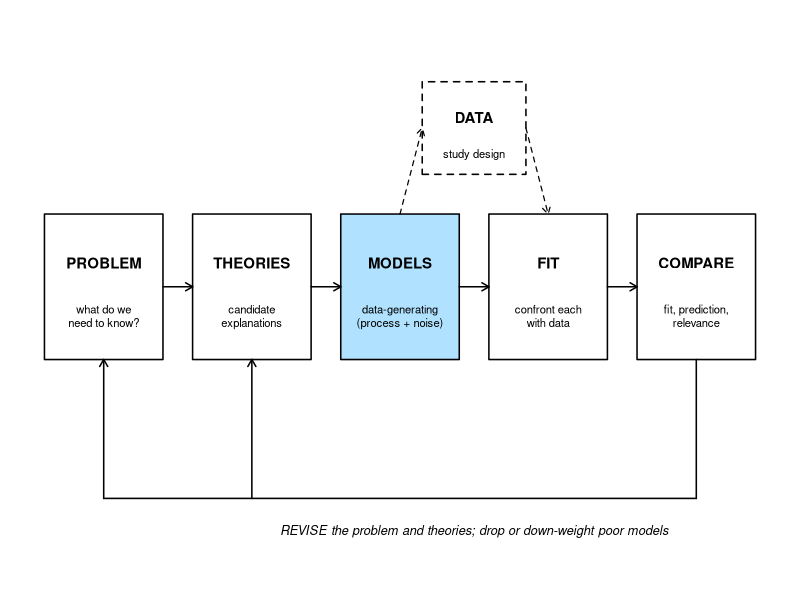
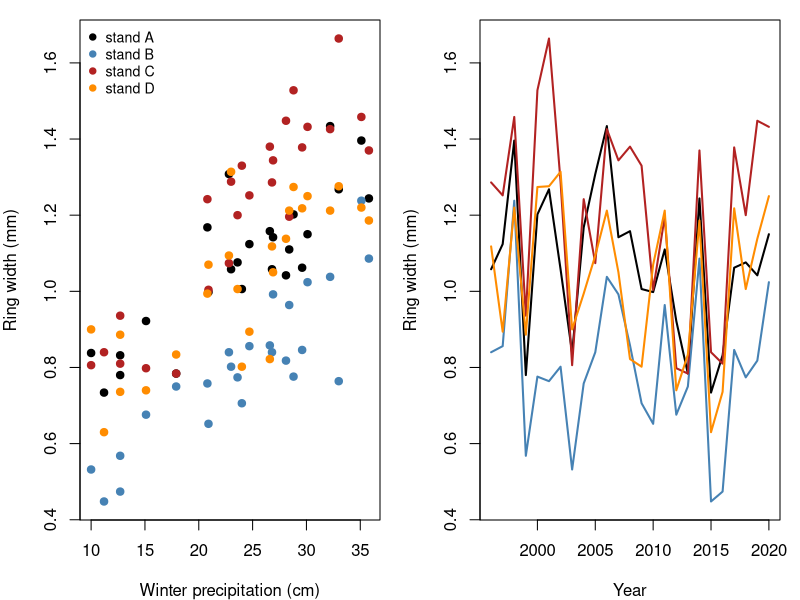
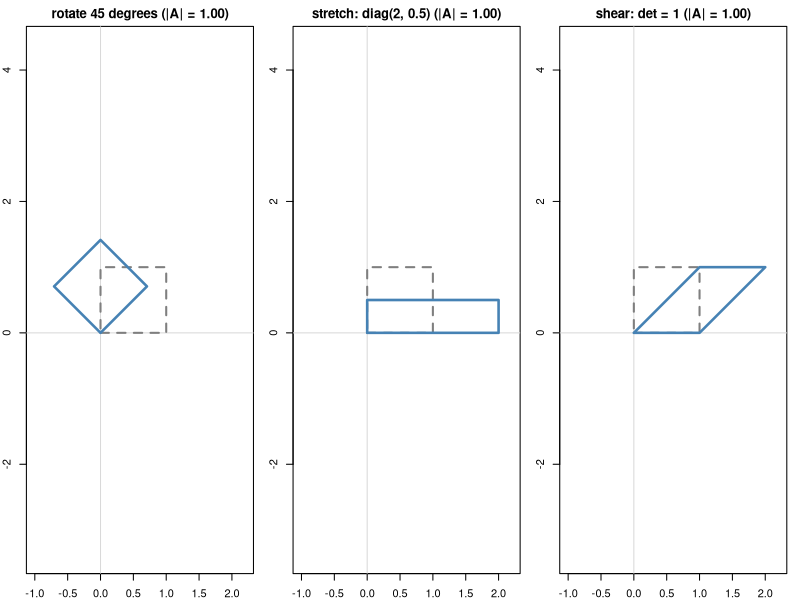
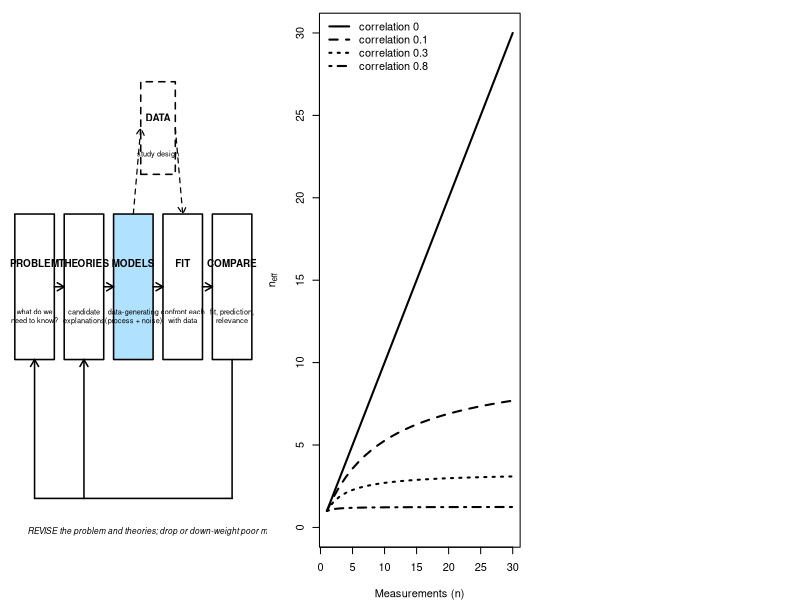
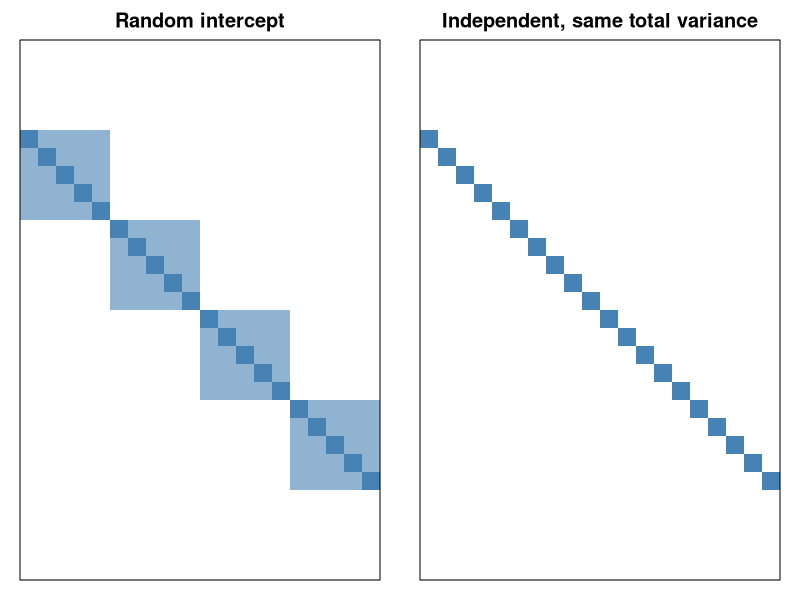
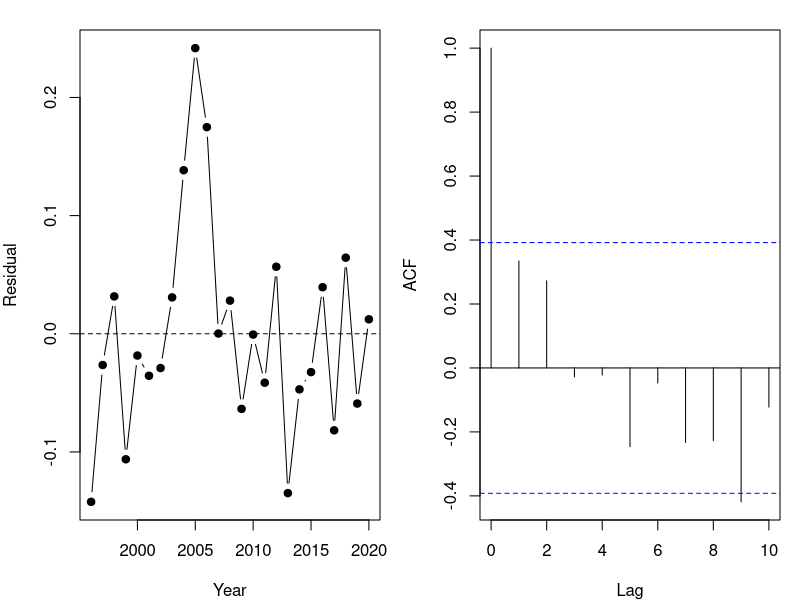

Here is the R script that generated these plots, in order: (Note: this script raises an error after producing the figures.)
## ---- chunk 1
knitr::opts_chunk$set(echo = TRUE, warning = FALSE, message = FALSE,
                      fig.width = 7, fig.height = 4.5, fig.align = "center")

widget <- function(file) htmltools::includeHTML(file.path("widgets", file))
f1 <- function(v) formatC(v, format = "f", digits = 1)
f2 <- function(v) formatC(round(v, 2) + 0, format = "f", digits = 2)
f3 <- function(v) formatC(round(v, 3) + 0, format = "f", digits = 3)
## ---- chunk 2
# scientific workflow schematic; 'highlight' shades one box
draw_workflow <- function(highlight = NULL, cex = 0.9) {
  boxes <- c("PROBLEM", "THEORIES", "MODELS", "FIT", "COMPARE")
  subs <- c("what do we\nneed to know?", "candidate\nexplanations",
            "data-generating\n(process + noise)", "confront each\nwith data",
            "fit, prediction,\nrelevance")
  x <- seq(1, 9, by = 2)
  y <- 2
  w <- 0.8
  h <- 0.55
  shade <- function(lab) if (!is.null(highlight) && lab == highlight) "lightskyblue1" else "white"
  par(mar = c(0, 0, 0, 0))
  plot(NA, xlim = c(0, 10), ylim = c(-0.2, 4), axes = FALSE, xlab = "", ylab = "")
  for (i in seq_along(boxes)) {
    rect(x[i] - w, y - h, x[i] + w, y + h, col = shade(boxes[i]), lwd = 1.5)
    text(x[i], y + 0.18, boxes[i], font = 2, cex = cex)
    text(x[i], y - 0.22, subs[i], cex = cex * 0.75)
  }
  arrows(x[-5] + w, y, x[-1] - w, y, length = 0.08, lwd = 1.5)
  rect(6 - 0.7, 3.2 - 0.35, 6 + 0.7, 3.2 + 0.35, lty = 2, lwd = 1.5)
  text(6, 3.28, "DATA", font = 2, cex = cex)
  text(6, 3.0, "study design", cex = cex * 0.75)
  arrows(x[3], y + h, 6 - 0.7, 3.2, length = 0.08, lty = 2, lwd = 1.2)
  arrows(6 + 0.7, 3.2, x[4], y + h, length = 0.08, lty = 2, lwd = 1.2)
  segments(x[5], y - h, x[5], 0.4, lwd = 1.5)
  segments(x[5], 0.4, x[1], 0.4, lwd = 1.5)
  arrows(x[c(1, 2)], 0.4, x[c(1, 2)], y - h, length = 0.08, lwd = 1.5)
  text(6, 0.15, "REVISE the problem and theories; drop or down-weight poor models",
       cex = cex * 0.85, font = 3)
}

# heatmap of a covariance or correlation matrix (row 1 at the top)
show_matrix <- function(M, main = "", zlim = c(-1, 1) * max(abs(M))) {
  n <- nrow(M)
  pal <- colorRampPalette(c("firebrick", "white", "steelblue"))(101)
  par(mar = c(1, 1, 2, 1))
  image(seq_len(n), seq_len(n), t(M[n:1, ]), col = pal, zlim = zlim, axes = FALSE,
        xlab = "", ylab = "", main = main, asp = 1)
  box()
}
## ---- chunk 3
draw_workflow("MODELS")
## ---- chunk 4
# pinyon ring widths (mm): 4 stands x 5 trees x 25 years; simulated
set.seed(21)
years <- 1996:2020
n_yr <- length(years)
precip <- round(rgamma(n_yr, shape = 9, scale = 22 / 9), 1)   # winter precipitation (cm)
stand_eff <- rnorm(4, 0, 0.12)
ar_dev <- matrix(0, 4, n_yr)            # shared year-to-year deviations within each stand
for (j in 1:4) {
  ar_dev[j, 1] <- rnorm(1, 0, 0.08 / sqrt(1 - 0.6^2))
  for (t in 2:n_yr) ar_dev[j, t] <- 0.6 * ar_dev[j, t - 1] + rnorm(1, 0, 0.08)
}
rings <- expand.grid(year = years, tree = 1:5, stand = LETTERS[1:4])
rings$tree_id <- paste0(rings$stand, rings$tree)
tree_eff <- setNames(rnorm(20, 0, 0.1), unique(rings$tree_id))
j <- match(rings$stand, LETTERS)
t <- match(rings$year, years)
rings$precip <- precip[t]
rings$width <- round(0.35 + stand_eff[j] + tree_eff[rings$tree_id] + 0.025 * rings$precip +
                       ar_dev[cbind(j, t)] + rnorm(nrow(rings), 0, 0.1), 2)

# stand chronologies: mean of the 5 trees in each stand and year
chron <- aggregate(width ~ stand + year + precip, data = rings, FUN = mean)
chron <- chron[order(chron$stand, chron$year), ]
head(chron)
## ---- chunk 5
par(mfrow = c(1, 2), mar = c(4, 4, 1, 1))
cols <- c("black", "steelblue", "firebrick", "darkorange")
plot(width ~ precip, data = chron, col = cols[as.integer(chron$stand)], pch = 19,
     xlab = "Winter precipitation (cm)", ylab = "Ring width (mm)")
legend("topleft", paste("stand", LETTERS[1:4]), col = cols, pch = 19, bty = "n", cex = 0.85)
plot(NA, xlim = range(years), ylim = range(chron$width), xlab = "Year",
     ylab = "Ring width (mm)")
for (s in 1:4) {
  sub <- chron[chron$stand == LETTERS[s], ]
  lines(sub$year, sub$width, col = cols[s], lwd = 2)
}
## ---- chunk 6
# ANCOVA: one intercept per stand (a[1:4]), shared slope b; sigma on the log scale
nll_ancova <- function(par, dat) {
  a <- par[1:4]
  b <- par[5]
  sigma <- exp(par[6])
  mu <- a[as.integer(dat$stand)] + b * dat$precip
  -sum(dnorm(dat$width, mu, sigma, log = TRUE))
}
chron$stand <- factor(chron$stand)
fit_ancova <- optim(c(rep(0.5, 4), 0, log(0.1)), nll_ancova, dat = chron,
                    method = "BFGS", control = list(maxit = 1000))
fit_lm <- lm(width ~ 0 + stand + precip, data = chron)   # 0 + : one intercept per stand

cbind(optim = fit_ancova$par[1:5], lm = coef(fit_lm))
c(optim = exp(fit_ancova$par[6]), lm = summary(fit_lm)$sigma)
## ---- chunk 7
fit_precip <- lm(width ~ precip, data = chron)
fit_slopes <- lm(width ~ 0 + stand * precip, data = chron)   # one slope per stand
anova(fit_precip, fit_lm)    # do stands differ, given precipitation?
anova(fit_lm, fit_slopes)    # same precipitation slope in every stand?
## ---- chunk 8
test_stand <- anova(fit_precip, fit_lm)
test_slopes <- anova(fit_lm, fit_slopes)
sd_stand_only <- summary(lm(width ~ stand, data = chron))$sigma
## ---- chunk 9
rows_1996 <- chron$year == 1996
model.matrix(~ 0 + stand + precip, data = chron)[rows_1996, ]   # one column per stand
model.matrix(~ stand + precip, data = chron)[rows_1996, ]       # R's default coding
coef(lm(width ~ stand + precip, data = chron))
## ---- chunk 10
tree_means <- aggregate(width ~ stand + tree_id, data = rings, FUN = mean)
set.seed(5)
tree_means$cones <- rpois(20, exp(-0.5 + 3 * tree_means$width))

# Poisson GLM by hand: log(mu) = a + b * width
nll_pois <- function(par) {
  -sum(dpois(tree_means$cones, exp(par[1] + par[2] * tree_means$width), log = TRUE))
}
fit_pois <- optim(c(0, 1), nll_pois, method = "BFGS")
fit_glm <- glm(cones ~ width, family = poisson, data = tree_means)
cbind(optim = fit_pois$par, glm = coef(fit_glm))
## ---- chunk 11
fit_nls <- nls(width ~ a * precip / (b + precip), data = chron,
               start = list(a = 1.5, b = 20))
coef(fit_nls)
## ---- chunk 12
A <- matrix(c(2, 1, 0, 3, -1, 4), nrow = 2)
A
dim(A)
A[2, 3]     # row 2, column 3
## ---- chunk 13
X <- model.matrix(~ stand + precip, data = chron)
beta_hat <- coef(lm(width ~ stand + precip, data = chron))
mu_hat <- X %*% beta_hat               # 100 x 5 times 5 x 1 = 100 x 1
all.equal(as.vector(mu_hat), unname(fitted(lm(width ~ stand + precip, data = chron))))
## ---- chunk 14
XtX <- t(X) %*% X
XtX                                      # 5 x 5
beta_ne <- solve(XtX, t(X) %*% chron$width)   # solves XtX beta = Xty
cbind(normal_eq = as.vector(beta_ne), lm = beta_hat)
## ---- chunk 15
library(mvtnorm)
r <- resid(fit_lm)
sigma_mle <- sqrt(mean(r^2))
c(sum_dnorm = sum(dnorm(r, 0, sigma_mle, log = TRUE)),
  dmvnorm = dmvnorm(r, rep(0, 100), sigma_mle^2 * diag(100), log = TRUE))
## ---- chunk 16
V_ok <- matrix(c(4, 1, 1, 2), 2)       # variances 4 and 2, covariance 1
eigen(V_ok)$values
## ---- chunk 17
sq <- rbind(c(0, 1, 1, 0, 0), c(0, 0, 1, 1, 0))
mats <- list("rotate 45 degrees" = matrix(c(cos(pi / 4), sin(pi / 4), -sin(pi / 4), cos(pi / 4)), 2),
             "stretch: diag(2, 0.5)" = diag(c(2, 0.5)),
             "shear: det = 1" = matrix(c(1, 0, 1, 1), 2))
par(mfrow = c(1, 3), mar = c(2, 2, 2, 1))
for (nm in names(mats)) {
  M <- mats[[nm]]
  plot(NA, xlim = c(-1, 2.2), ylim = c(-0.6, 1.6), asp = 1, xlab = "", ylab = "",
       main = sprintf("%s (|A| = %s)", nm, f2(det(M))))
  abline(h = 0, v = 0, col = "grey85")
  polygon(sq[1, ], sq[2, ], border = "grey50", lty = 2, lwd = 2)
  tq <- M %*% sq
  polygon(tq[1, ], tq[2, ], border = "steelblue", lwd = 2.5)
}
## ---- chunk 18
draw_workflow("MODELS")
## ---- chunk 19
n_seq <- 1:30
par(mar = c(4, 4, 1, 1))
plot(NA, xlim = c(1, 30), ylim = c(0, 30), xlab = "Measurements (n)",
     ylab = expression(n[eff]))
rhos <- c(0, 0.1, 0.3, 0.8)
for (k in seq_along(rhos)) {
  lines(n_seq, n_seq / (1 + (n_seq - 1) * rhos[k]), lwd = 2, lty = k)
}
legend("topleft", paste("correlation", rhos), lty = seq_along(rhos), lwd = 2, bty = "n")
## ---- chunk 20
y_tree <- tree_means$width
Z <- model.matrix(~ 0 + stand, data = tree_means)
ZZt <- Z %*% t(Z)
V_ri <- function(sigma_b, sigma) sigma_b^2 * ZZt + sigma^2 * diag(20)
V_ri(0.12, 0.1)[1:7, 1:7]     # first stand's block, and the start of the next
## ---- chunk 21
par(mfrow = c(1, 2))
show_matrix(V_ri(0.12, 0.1), main = "Random intercept")
show_matrix((0.12^2 + 0.1^2) * diag(20), main = "Independent, same total variance")
## ---- chunk 22
nll_ri <- function(par) {
  V <- V_ri(exp(par[2]), exp(par[3]))
  -dmvnorm(y_tree, rep(par[1], 20), V, log = TRUE)
}
fit_ri <- optim(c(mean(y_tree), log(0.1), log(0.1)), nll_ri, method = "BFGS")
c(mu = fit_ri$par[1], sigma_b = exp(fit_ri$par[2]), sigma = exp(fit_ri$par[3]))

library(lme4)
fit_lmer <- lmer(width ~ 1 + (1 | stand), data = tree_means, REML = FALSE)
fixef(fit_lmer)
as.data.frame(VarCorr(fit_lmer))[, c("grp", "sdcor")]
## ---- chunk 23
sb_hat <- exp(fit_ri$par[2])
s_hat <- exp(fit_ri$par[3])
icc <- sb_hat^2 / (sb_hat^2 + s_hat^2)
## ---- chunk 24
chron_a <- chron[chron$stand == "A", ]
chron_a$year_c <- chron_a$year - 2008          # centered year: 0 = 2008
fit_lm_a <- lm(width ~ precip + year_c, data = chron_a)
summary(fit_lm_a)$coefficients
par(mfrow = c(1, 2), mar = c(4, 4, 1.5, 1))
plot(chron_a$year, resid(fit_lm_a), type = "b", pch = 19, xlab = "Year", ylab = "Residual")
abline(h = 0, lty = 2)
acf(resid(fit_lm_a), main = "", lag.max = 10)
## ---- chunk 25
lag1 <- function(d) {
  d$year_c <- d$year - 2008
  acf(resid(lm(width ~ precip + year_c, data = d)), plot = FALSE)$acf[2]
}
round(sapply(split(chron, chron$stand), lag1), 2)
## ---- chunk 26
lags <- abs(outer(1:25, 1:25, "-"))
V_ar1 <- function(rho, sigma) sigma^2 / (1 - rho^2) * rho^lags
round(V_ar1(0.6, 0.08)[1:5, 1:5], 4)
## ---- chunk 27
# mean: a + b * precip + c * year_c; AR(1) errors with rho = tanh(par[4]), sigma = exp(par[5])
nll_ar1 <- function(par) {
  mu <- par[1] + par[2] * chron_a$precip + par[3] * chron_a$year_c
  V <- V_ar1(tanh(par[4]), exp(par[5]))
  -dmvnorm(chron_a$width, mu, V, log = TRUE)
}
fit_ar1 <- optim(c(coef(fit_lm_a), 0, log(0.1)), nll_ar1, method = "BFGS", hessian = TRUE)
c(a = fit_ar1$par[1], b = fit_ar1$par[2], c = fit_ar1$par[3],
  rho = tanh(fit_ar1$par[4]), sigma = exp(fit_ar1$par[5]))

library(nlme)
fit_gls <- gls(width ~ precip + year_c, data = chron_a,
               correlation = corAR1(form = ~ year), method = "ML")
coef(fit_gls)
coef(fit_gls$modelStruct$corStruct, unconstrained = FALSE)   # rho
## ---- chunk 28
trend_ind <- summary(fit_lm_a)$coefficients["year_c", ]
se_ar1 <- sqrt(diag(solve(fit_ar1$hessian)))[3]
p_ar1 <- 2 * pnorm(-abs(fit_ar1$par[3] / se_ar1))
rho_hat <- tanh(fit_ar1$par[4])
se_precip <- c(summary(fit_lm_a)$coefficients["precip", 2], sqrt(diag(solve(fit_ar1$hessian)))[2])
f4 <- function(v) formatC(v, format = "f", digits = 4)
## ---- chunk 29
widget("cov_structures.html")
## ---- chunk 30
# milliseconds per NLL evaluation, averaged over 'reps' evaluations
time_nll <- function(n, reps = 10) {
  y <- rnorm(n)
  V <- 0.5^abs(outer(1:n, 1:n, "-"))
  ms <- function(expr) 1000 * system.time(for (i in 1:reps) expr)[["elapsed"]] / reps
  c(n = n, independent = ms(sum(dnorm(y, 0, 1, log = TRUE))),
    mvn = ms(dmvnorm(y, rep(0, n), V, log = TRUE)))
}
set.seed(1)
timings <- t(sapply(c(250, 500, 1000, 2000), time_nll))
timings
## ---- chunk 31
# profile out the mean parameters by generalized least squares at each (variance) grid point
gls_nll <- function(y, X, V) {
  Vi <- solve(V)
  b <- solve(t(X) %*% Vi %*% X, t(X) %*% Vi %*% y)
  -dmvnorm(y, as.vector(X %*% b), V, log = TRUE)
}
sb_grid <- seq(0.002, 0.45, length.out = 70)
s_grid <- seq(0.04, 0.16, length.out = 70)
X1 <- matrix(1, 20, 1)
nll_grid_ri <- outer(sb_grid, s_grid, Vectorize(function(a, b) gls_nll(y_tree, X1, V_ri(a, b))))
# AR(1): fix rho and the trend c; profile out a, b (GLS) and sigma (closed form)
prof_ar1 <- function(rho, c_trend) {
  R <- rho^lags / (1 - rho^2)
  y <- chron_a$width - c_trend * chron_a$year_c
  Xp <- cbind(1, chron_a$precip)
  Ri <- solve(R)
  b <- solve(t(Xp) %*% Ri %*% Xp, t(Xp) %*% Ri %*% y)
  r <- as.vector(y - Xp %*% b)
  s2 <- as.numeric(t(r) %*% Ri %*% r) / 25
  -dmvnorm(r, rep(0, 25), s2 * R, log = TRUE)
}
rho_grid <- seq(-0.5, 0.95, length.out = 70)
c_grid <- seq(-0.02, 0.01, length.out = 70)
nll_grid_ar <- outer(rho_grid, c_grid, Vectorize(prof_ar1))
par(mfrow = c(1, 2), mar = c(4, 4, 2, 1))
draw_surface <- function(x, y, z, xlab, ylab, main, best) {
  z <- z - min(z)
  image(x, y, z <= 1.92, col = c("white", "lightskyblue1"), xlab = xlab, ylab = ylab, main = main)
  contour(x, y, z, levels = c(0.5, 1, 1.92, 3, 5, 10, 20), add = TRUE, col = "grey30")
  points(best[1], best[2], pch = 3, cex = 1.5, lwd = 2, col = "firebrick")
  box()
}
draw_surface(sb_grid, s_grid, nll_grid_ri, expression(sigma[b] ~ "(among stands)"),
             expression(sigma ~ "(among trees)"), "Random intercept, 4 stands",
             c(sb_hat, s_hat))
draw_surface(rho_grid, c_grid, nll_grid_ar, expression(rho),
             "Trend (mm/yr)", "AR(1) with a trend, stand A", c(rho_hat, fit_ar1$par[3]))
abline(h = 0, lty = 2)
## ---- chunk 32
in_ri <- (nll_grid_ri - min(nll_grid_ri)) <= 1.92
sb_range <- range(sb_grid[apply(in_ri, 1, any)])
in_ar <- (nll_grid_ar - min(nll_grid_ar)) <= 1.92
trend_at <- function(r) range(c_grid[in_ar[which.min(abs(rho_grid - r)), ]])
trend_0 <- trend_at(0)
trend_hat <- trend_at(rho_hat)
## ---- chunk 33
Z_chron <- model.matrix(~ 0 + stand, data = chron)
V_combined <- function(sigma_b, rho, sigma) {
  sigma_b^2 * Z_chron %*% t(Z_chron) + kronecker(diag(4), V_ar1(rho, sigma))
}
nll_combined <- function(par) {
  mu <- par[1] + par[2] * chron$precip
  V <- V_combined(exp(par[3]), tanh(par[4]), exp(par[5]))
  -dmvnorm(chron$width, mu, V, log = TRUE)
}
fit_comb <- optim(c(0.4, 0.02, log(0.1), 0, log(0.1)), nll_combined, method = "BFGS",
                  control = list(maxit = 1000))
c(a = fit_comb$par[1], b = fit_comb$par[2], sigma_b = exp(fit_comb$par[3]),
  rho = tanh(fit_comb$par[4]), sigma = exp(fit_comb$par[5]))

fit_lme <- lme(width ~ precip, random = ~ 1 | stand, data = chron,
               correlation = corAR1(form = ~ year | stand), method = "ML")
fixef(fit_lme)
coef(fit_lme$modelStruct$corStruct, unconstrained = FALSE)
c(-fit_comb$value, logLik(fit_lme))       # same maximized log-likelihood
## ---- chunk 34
show_matrix(V_combined(exp(fit_comb$par[3]), tanh(fit_comb$par[4]), exp(fit_comb$par[5])),
            main = "Fitted V (100 stand-years)")
